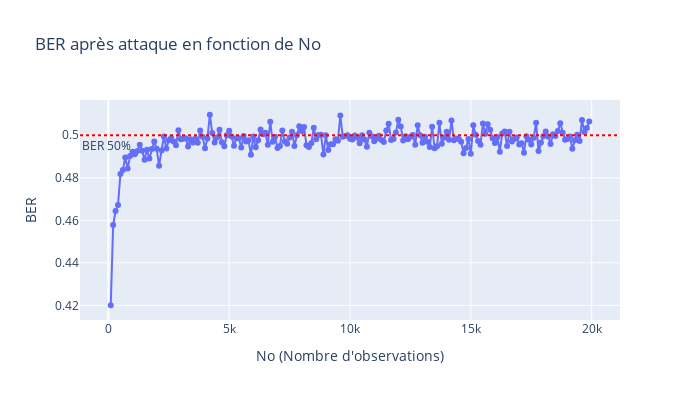
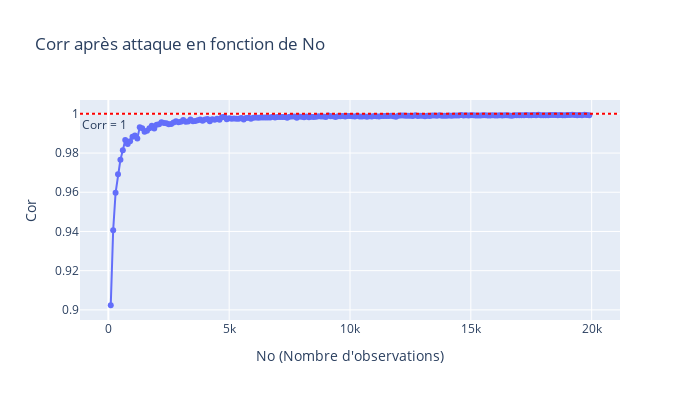

Notebook cell for these charts, in order:
### Code cell
# Compute the Bit Error Rate between message m and the extracted message from Y using key k
def ber(Y,m,k):
    c = np.sign(np.dot(Y.T,k))
    return np.sum(c != m)/float(Ni)

# Compute the Normalised correlation
def norm_corr(hatk,k):
    hatk = hatk / np.sqrt(np.dot(hatk.T,hatk)) # Normalize
    corrN = np.abs(np.dot(hatk.T,k))/(np.linalg.norm(hatk)*np.linalg.norm(k)) 
    return corrN

def do_process(alpha,No):
    #print(f'alpha: {alpha}, No: {No}')
    X = np.random.randn(Nv,Ni) # Generate Ni random host vectors
    k = np.random.randn(Nv,1) # Generate de Watermark
    k = k / np.sqrt(np.dot(k.T,k)) # Normalize the watermark

    m1 = np.ones((Ni,1)) #Scenario with Known Messages: generate only ones
    K = np.dot(k,m1.T) # Generate the matrix of watermarks (each column contains m1_i*k)
    W = alpha*K
    Y = X + W # perform embedding


    #cY = np.sign(np.dot(Y.T,k)) # Computation of the decoded 'bits' (here -1 or +1)
    #print('practical bit error rate:')
    #print(np.sum(cY != m1)/np.float(Ni)) 

    Y_obs = Y[:,:No]
    # To Do: implement the attack on No observation, i.e. on Y[:,:No]
    
    hatk = np.mean(Y_obs, axis=1)
    hatk = hatk / np.sqrt(np.dot(hatk.T,hatk)) # We need to Normalize
    
    corrN = np.abs(np.dot(hatk.T,k))/(np.linalg.norm(hatk)*np.linalg.norm(k)) # Compute the Normalised correlation
    #print('Normalised correlation between the true key and the estimated key')
    #print(corrN)

    hatk = np.reshape(hatk,(Nv,1))# We need to reshape

    YA = Y - alpha*np.dot(hatk,m1.T) # perform the removal attack
    #print('BER après attaque:', ber(YA, m1, k))
    #print('\n\n')
    return ber(YA, m1, k), corrN[0]

    
alpha = 2 # Tune the power of the watermark here

# Réinitialisation des vecteurs pour les plots
ber_values = []
corr_values = []
No_values = range(100,Ni,100) 

# One example, can be used to draw plots
for No in No_values:
    ber_val, corr_val = do_process(alpha, No)
    ber_values.append(ber_val)
    corr_values.append(corr_val)


# Graphique du BER
fig_ber = go.Figure()
fig_ber.add_trace(go.Scatter(x=list(No_values), y=ber_values, mode='lines+markers', name='BER après attaque'))
fig_ber.add_hline(y=0.5, line_dash="dot", line_color="red", annotation_text="BER 50%", annotation_position="bottom left")
fig_ber.update_layout(
    title="BER après attaque en fonction de No",
    xaxis_title="No (Nombre d'observations)",
    yaxis_title="BER",
    width=700,
    height=400
)
fig_ber.show()

# Graphique du Corr
fig_corr = go.Figure()
fig_corr.add_trace(go.Scatter(x=list(No_values), y=corr_values, mode='lines+markers', name='Corr après attaque'))
fig_corr.add_hline(y=1, line_dash="dot", line_color="red", annotation_text="Corr = 1", annotation_position="bottom left")
fig_corr.update_layout(
    title="Corr après attaque en fonction de No",
    xaxis_title="No (Nombre d'observations)",
    yaxis_title="Cor",
    width=700,
    height=400
)
fig_corr.show()

### Figure 1 — Plotly figure (JSON) as saved in the notebook; plotly's stock layout.template omitted (floating-point values rounded to 4 significant figures; data arrays with more than 128 entries replaced by an {"elided": "..."} marker saying what was removed)
{"data": [{"mode": "lines+markers", "name": "BER après attaque", "type": "scatter", "x": {"elided": "199 int values"}, "y": {"elided": "199 float values"}}], "layout": {"annotations": [{"showarrow": false, "text": "BER 50%", "x": 0, "xanchor": "left", "xref": "x domain", "y": 0.5, "yanchor": "top", "yref": "y"}], "height": 400, "shapes": [{"line": {"color": "red", "dash": "dot"}, "type": "line", "x0": 0, "x1": 1, "xref": "x domain", "y0": 0.5, "y1": 0.5, "yref": "y"}], "title": {"text": "BER après attaque en fonction de No"}, "width": 700, "xaxis": {"title": {"text": "No (Nombre d'observations)"}}, "yaxis": {"title": {"text": "BER"}}}}

### Figure 2 — Plotly figure (JSON) as saved in the notebook; plotly's stock layout.template omitted (floating-point values rounded to 4 significant figures; data arrays with more than 128 entries replaced by an {"elided": "..."} marker saying what was removed)
{"data": [{"mode": "lines+markers", "name": "Corr après attaque", "type": "scatter", "x": {"elided": "199 int values"}, "y": {"elided": "199 float values"}}], "layout": {"annotations": [{"showarrow": false, "text": "Corr = 1", "x": 0, "xanchor": "left", "xref": "x domain", "y": 1, "yanchor": "top", "yref": "y"}], "height": 400, "shapes": [{"line": {"color": "red", "dash": "dot"}, "type": "line", "x0": 0, "x1": 1, "xref": "x domain", "y0": 1, "y1": 1, "yref": "y"}], "title": {"text": "Corr après attaque en fonction de No"}, "width": 700, "xaxis": {"title": {"text": "No (Nombre d'observations)"}}, "yaxis": {"title": {"text": "Cor"}}}}
